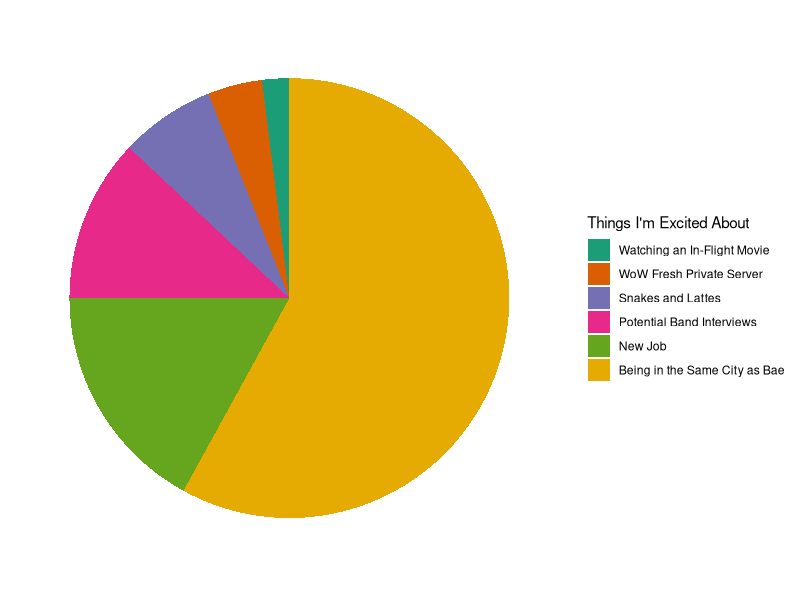

This figure's R source: (Note: this script raises an error after producing the figure.)
library(ggplot2)

test <- c("Watching an In-Flight Movie", "WoW Fresh Private Server", "Snakes and Lattes", "Potential Band Interviews", "New Job", "Being in the Same City as Bae")
things <- factor(test, levels=test)
happiness <- c(2,4,7,12,17,58)

excitementTable <- data.frame(y=happiness,
                        x=things)
excitementTable

g3 <- ggplot(excitementTable, aes("", y, fill=x)) +
  geom_bar(stat="identity",width=1) +
  coord_polar("y",start=0) +
  scale_fill_brewer(palette="Dark2", name="Things I'm Excited About") +
  theme_minimal() +
  theme(axis.title.x = element_blank(),
        axis.text.x = element_blank(),
        axis.title.y = element_blank(),
        panel.border = element_blank(),
        panel.grid = element_blank(),
        axis.ticks = element_blank()) +
  ggsave("excitement.png")

g3
